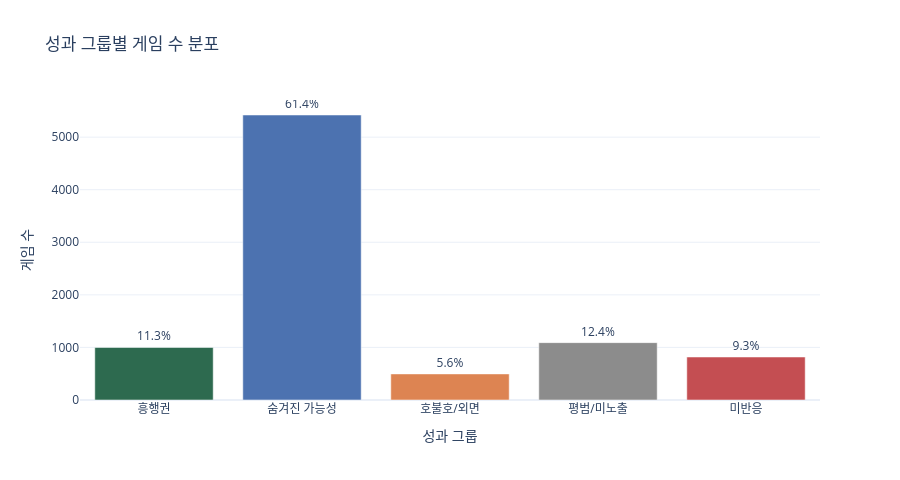

This figure's notebook cell:
### Code cell
fig = px.bar(
    group_counts,
    x="performance_group",
    y="game_count",
    color="performance_group",
    color_discrete_map=GROUP_COLOR,
    text="ratio",
    title="성과 그룹별 게임 수 분포",
    labels={"performance_group": "성과 그룹", "game_count": "게임 수"},
    category_orders={"performance_group": GROUP_ORDER},
)
fig.update_traces(texttemplate="%{text:.1f}%", textposition="outside")
fig.update_layout(template="plotly_white", showlegend=False, width=900, height=480)
fig.show()

### Figure 1 — Plotly figure (JSON) as saved in the notebook; plotly's stock layout.template omitted (floating-point values rounded to 4 significant figures)
{"data": [{"hovertemplate": "성과 그룹=%{x}<br>게임 수=%{y}<br>ratio=%{text}<extra></extra>", "legendgroup": "흥행권", "marker": {"color": "#2d6a4f", "pattern": {"shape": ""}}, "name": "흥행권", "orientation": "v", "showlegend": true, "text": [11.32], "textposition": "outside", "texttemplate": "%{text:.1f}%", "type": "bar", "x": ["흥행권"], "xaxis": "x", "y": [999], "yaxis": "y"}, {"hovertemplate": "성과 그룹=%{x}<br>게임 수=%{y}<br>ratio=%{text}<extra></extra>", "legendgroup": "숨겨진 가능성", "marker": {"color": "#4C72B0", "pattern": {"shape": ""}}, "name": "숨겨진 가능성", "orientation": "v", "showlegend": true, "text": [61.43], "textposition": "outside", "texttemplate": "%{text:.1f}%", "type": "bar", "x": ["숨겨진 가능성"], "xaxis": "x", "y": [5421], "yaxis": "y"}, {"hovertemplate": "성과 그룹=%{x}<br>게임 수=%{y}<br>ratio=%{text}<extra></extra>", "legendgroup": "호불호/외면", "marker": {"color": "#DD8452", "pattern": {"shape": ""}}, "name": "호불호/외면", "orientation": "v", "showlegend": true, "text": [5.62], "textposition": "outside", "texttemplate": "%{text:.1f}%", "type": "bar", "x": ["호불호/외면"], "xaxis": "x", "y": [496], "yaxis": "y"}, {"hovertemplate": "성과 그룹=%{x}<br>게임 수=%{y}<br>ratio=%{text}<extra></extra>", "legendgroup": "평범/미노출", "marker": {"color": "#8C8C8C", "pattern": {"shape": ""}}, "name": "평범/미노출", "orientation": "v", "showlegend": true, "text": [12.36], "textposition": "outside", "texttemplate": "%{text:.1f}%", "type": "bar", "x": ["평범/미노출"], "xaxis": "x", "y": [1091], "yaxis": "y"}, {"hovertemplate": "성과 그룹=%{x}<br>게임 수=%{y}<br>ratio=%{text}<extra></extra>", "legendgroup": "미반응", "marker": {"color": "#C44E52", "pattern": {"shape": ""}}, "name": "미반응", "orientation": "v", "showlegend": true, "text": [9.269], "textposition": "outside", "texttemplate": "%{text:.1f}%", "type": "bar", "x": ["미반응"], "xaxis": "x", "y": [818], "yaxis": "y"}], "layout": {"barmode": "relative", "height": 480, "legend": {"title": {"text": "성과 그룹"}, "tracegroupgap": 0}, "showlegend": false, "title": {"text": "성과 그룹별 게임 수 분포"}, "width": 900, "xaxis": {"anchor": "y", "categoryarray": ["흥행권", "숨겨진 가능성", "호불호/외면", "평범/미노출", "미반응"], "categoryorder": "array", "domain": [0, 1], "title": {"text": "성과 그룹"}}, "yaxis": {"anchor": "x", "domain": [0, 1], "title": {"text": "게임 수"}}}}
